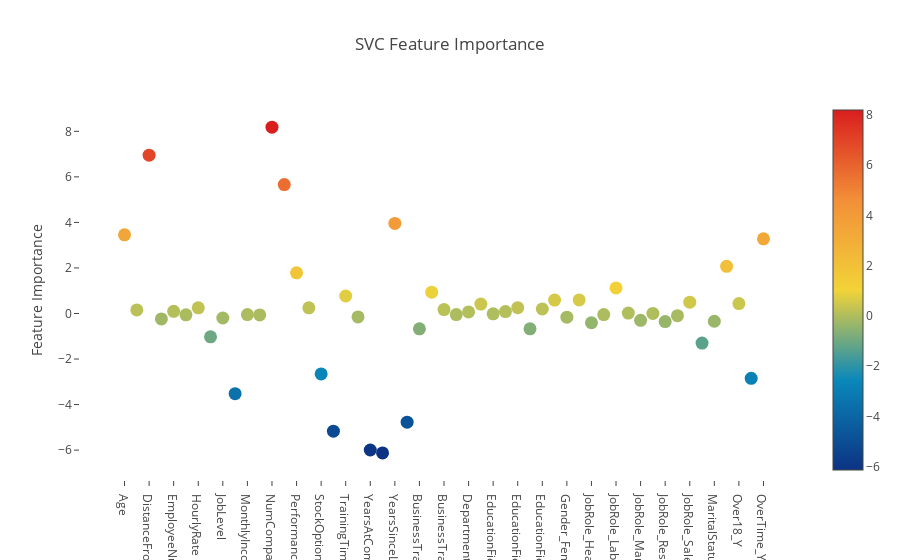

This figure's notebook cell:
### Markdown cell above
Using these coefficients, we can plot out the feature importances just like we did for the random forest classifier.

### Code cell
# Scatter plot 
trace = go.Scatter(
    y = coefs,
    x = att_fin_df.columns.values,
    mode='markers',
    marker=dict(
        sizemode = 'diameter',
        sizeref = 1,
        size = 13,
        #size= rf.feature_importances_,
        #color = np.random.randn(500), #set color equal to a variable
        color = coefs,
        colorscale='Portland',
        showscale=True
    ),
    text = att_fin_df.columns.values
)
data = [trace]

layout= go.Layout(
    autosize= True,
    title= 'SVC Feature Importance',
    hovermode= 'closest',
     xaxis= dict(
         ticklen= 5,
         showgrid=False,
        zeroline=False,
        showline=False
     ),
    yaxis=dict(
        title= 'Feature Importance',
        showgrid=False,
        zeroline=False,
        ticklen= 5,
        gridwidth= 2
    ),
    showlegend= False
)
fig = go.Figure(data=data, layout=layout)
py.iplot(fig,filename='scatter')

### Figure 1 — Plotly figure (JSON) as saved in the notebook; plotly's stock layout.template omitted (floating-point values rounded to 4 significant figures)
{"data": [{"marker": {"color": [3.457, 0.1579, 6.954, -0.2373, 0.09567, -0.05905, 0.2492, -1.023, -0.1979, -3.521, -0.04704, -0.06171, 8.185, 5.662, 1.787, 0.248, -2.654, -5.168, 0.7692, -0.1519, -5.995, -6.122, 3.955, -4.771, -0.675, 0.9369, 0.1724, -0.04802, 0.06804, 0.4143, -0.01435, 0.08385, 0.2536, -0.675, 0.1983, 0.588, -0.1628, 0.5972, -0.4067, -0.04733, 1.122, 0.01687, -0.301, 0.002949, -0.3532, -0.09598, 0.4966, -1.298, -0.3405, 2.073, 0.4343, -2.846, 3.28], "colorscale": "Portland", "showscale": true, "size": 13, "sizemode": "diameter", "sizeref": 1}, "mode": "markers", "text": ["Age", "DailyRate", "DistanceFromHome", "Education", "EmployeeNumber", "EnvironmentSatisfaction", "HourlyRate", "JobInvolvement", "JobLevel", "JobSatisfaction", "MonthlyIncome", "MonthlyRate", "NumCompaniesWorked", "PercentSalaryHike", "PerformanceRating", "RelationshipSatisfaction", "StockOptionLevel", "TotalWorkingYears", "TrainingTimesLastYear", "WorkLifeBalance", "YearsAtCompany", "YearsInCurrentRole", "YearsSinceLastPromotion", "YearsWithCurrManager", "BusinessTravel_Non-Travel", "BusinessTravel_Travel_Frequently", "BusinessTravel_Travel_Rarely", "Department_Human Resources", "Department_Research & Development", "Department_Sales", "EducationField_Human Resources", "EducationField_Life Sciences", "EducationField_Marketing", "EducationField_Medical", "EducationField_Other", "EducationField_Technical Degree", "Gender_Female", "Gender_Male", "JobRole_Healthcare Representative", "JobRole_Human Resources", "JobRole_Laboratory Technician", "JobRole_Manager", "JobRole_Manufacturing Director", "JobRole_Research Director", "JobRole_Research Scientist", "JobRole_Sales Executive", "JobRole_Sales Representative", "MaritalStatus_Divorced", "MaritalStatus_Married", "MaritalStatus_Single", "Over18_Y", "OverTime_No", "OverTime_Yes"], "type": "scatter", "x": ["Age", "DailyRate", "DistanceFromHome", "Education", "EmployeeNumber", "EnvironmentSatisfaction", "HourlyRate", "JobInvolvement", "JobLevel", "JobSatisfaction", "MonthlyIncome", "MonthlyRate", "NumCompaniesWorked", "PercentSalaryHike", "PerformanceRating", "RelationshipSatisfaction", "StockOptionLevel", "TotalWorkingYears", "TrainingTimesLastYear", "WorkLifeBalance", "YearsAtCompany", "YearsInCurrentRole", "YearsSinceLastPromotion", "YearsWithCurrManager", "BusinessTravel_Non-Travel", "BusinessTravel_Travel_Frequently", "BusinessTravel_Travel_Rarely", "Department_Human Resources", "Department_Research & Development", "Department_Sales", "EducationField_Human Resources", "EducationField_Life Sciences", "EducationField_Marketing", "EducationField_Medical", "EducationField_Other", "EducationField_Technical Degree", "Gender_Female", "Gender_Male", "JobRole_Healthcare Representative", "JobRole_Human Resources", "JobRole_Laboratory Technician", "JobRole_Manager", "JobRole_Manufacturing Director", "JobRole_Research Director", "JobRole_Research Scientist", "JobRole_Sales Executive", "JobRole_Sales Representative", "MaritalStatus_Divorced", "MaritalStatus_Married", "MaritalStatus_Single", "Over18_Y", "OverTime_No", "OverTime_Yes"], "y": [3.457, 0.1579, 6.954, -0.2373, 0.09567, -0.05905, 0.2492, -1.023, -0.1979, -3.521, -0.04704, -0.06171, 8.185, 5.662, 1.787, 0.248, -2.654, -5.168, 0.7692, -0.1519, -5.995, -6.122, 3.955, -4.771, -0.675, 0.9369, 0.1724, -0.04802, 0.06804, 0.4143, -0.01435, 0.08385, 0.2536, -0.675, 0.1983, 0.588, -0.1628, 0.5972, -0.4067, -0.04733, 1.122, 0.01687, -0.301, 0.002949, -0.3532, -0.09598, 0.4966, -1.298, -0.3405, 2.073, 0.4343, -2.846, 3.28]}], "layout": {"autosize": true, "hovermode": "closest", "showlegend": false, "title": "SVC Feature Importance", "xaxis": {"showgrid": false, "showline": false, "ticklen": 5, "zeroline": false}, "yaxis": {"gridwidth": 2, "showgrid": false, "ticklen": 5, "title": "Feature Importance", "zeroline": false}}}
